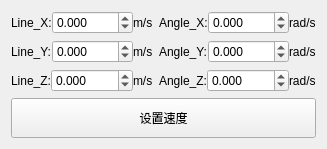
       <widget class="QWidget" name="tab">
        <attribute name="title">
         <string>速度控制</string>
        </attribute>
        <layout class="QVBoxLayout" name="verticalLayout_7">
         <item>
          <layout class="QHBoxLayout" name="horizontalLayout_9" stretch="1,1">
           <item>
            <layout class="QVBoxLayout" name="verticalLayout_4">
             <item>
              <layout class="QHBoxLayout" name="horizontalLayout_2">
               <property name="spacing">
                <number>0</number>
               </property>
               <item>
                <widget class="QLabel" name="label">
                 <property name="sizePolicy">
                  <sizepolicy hsizetype="Maximum" vsizetype="Preferred">
                   <horstretch>0</horstretch>
                   <verstretch>0</verstretch>
                  </sizepolicy>
                 </property>
                 <property name="text">
                  <string>Line_X:</string>
                 </property>
                </widget>
               </item>
               <item>
                <widget class="QDoubleSpinBox" name="doubleSpinBox_lineX_spd">
                 <property name="sizePolicy">
                  <sizepolicy hsizetype="Preferred" vsizetype="Preferred">
                   <horstretch>0</horstretch>
                   <verstretch>0</verstretch>
                  </sizepolicy>
                 </property>
                 <property name="decimals">
                  <number>3</number>
                 </property>
                 <property name="minimum">
                  <double>-9999.000000000000000</double>
                 </property>
                 <property name="maximum">
                  <double>9999.000000000000000</double>
                 </property>
                </widget>
               </item>
               <item>
                <widget class="QLabel" name="label_7">
                 <property name="sizePolicy">
                  <sizepolicy hsizetype="Maximum" vsizetype="Preferred">
                   <horstretch>0</horstretch>
                   <verstretch>0</verstretch>
                  </sizepolicy>
                 </property>
                 <property name="text">
                  <string>m/s</string>
                 </property>
                </widget>
               </item>
              </layout>
             </item>
             <item>
              <layout class="QHBoxLayout" name="horizontalLayout_3">
               <property name="spacing">
                <number>0</number>
               </property>
               <item>
                <widget class="QLabel" name="label_2">
                 <property name="sizePolicy">
                  <sizepolicy hsizetype="Maximum" vsizetype="Preferred">
                   <horstretch>0</horstretch>
                   <verstretch>0</verstretch>
                  </sizepolicy>
                 </property>
                 <property name="text">
                  <string>Line_Y:</string>
                 </property>
                </widget>
               </item>
               <item>
                <widget class="QDoubleSpinBox" name="doubleSpinBox_lineY_spd">
                 <property name="sizePolicy">
                  <sizepolicy hsizetype="Preferred" vsizetype="Preferred">
                   <horstretch>0</horstretch>
                   <verstretch>0</verstretch>
                  </sizepolicy>
                 </property>
                 <property name="decimals">
                  <number>3</number>
                 </property>
                 <property name="minimum">
                  <double>-9999.000000000000000</double>
                 </property>
                 <property name="maximum">
                  <double>9999.000000000000000</double>
                 </property>
                </widget>
               </item>
               <item>
                <widget class="QLabel" name="label_8">
                 <property name="sizePolicy">
                  <sizepolicy hsizetype="Maximum" vsizetype="Preferred">
                   <horstretch>0</horstretch>
                   <verstretch>0</verstretch>
                  </sizepolicy>
                 </property>
                 <property name="text">
                  <string>m/s</string>
                 </property>
                </widget>
               </item>
              </layout>
             </item>
             <item>
              <layout class="QHBoxLayout" name="horizontalLayout_4">
               <property name="spacing">
                <number>0</number>
               </property>
               <item>
                <widget class="QLabel" name="label_3">
                 <property name="sizePolicy">
                  <sizepolicy hsizetype="Maximum" vsizetype="Preferred">
                   <horstretch>0</horstretch>
                   <verstretch>0</verstretch>
                  </sizepolicy>
                 </property>
                 <property name="text">
                  <string>Line_Z:</string>
                 </property>
                </widget>
               </item>
               <item>
                <widget class="QDoubleSpinBox" name="doubleSpinBox_lineZ_spd">
                 <property name="sizePolicy">
                  <sizepolicy hsizetype="Preferred" vsizetype="Preferred">
                   <horstretch>0</horstretch>
                   <verstretch>0</verstretch>
                  </sizepolicy>
                 </property>
                 <property name="decimals">
                  <number>3</number>
                 </property>
                 <property name="minimum">
                  <double>-9999.000000000000000</double>
                 </property>
                 <property name="maximum">
                  <double>9999.000000000000000</double>
                 </property>
                </widget>
               </item>
               <item>
                <widget class="QLabel" name="label_9">
                 <property name="sizePolicy">
                  <sizepolicy hsizetype="Maximum" vsizetype="Preferred">
                   <horstretch>0</horstretch>
                   <verstretch>0</verstretch>
                  </sizepolicy>
                 </property>
                 <property name="text">
                  <string>m/s</string>
                 </property>
                </widget>
               </item>
              </layout>
             </item>
            </layout>
           </item>
           <item>
            <layout class="QVBoxLayout" name="verticalLayout_6">
             <item>
              <layout class="QHBoxLayout" name="horizontalLayout_5">
               <property name="spacing">
                <number>0</number>
               </property>
               <item>
                <widget class="QLabel" name="label_4">
                 <property name="sizePolicy">
                  <sizepolicy hsizetype="Maximum" vsizetype="Preferred">
                   <horstretch>0</horstretch>
                   <verstretch>0</verstretch>
                  </sizepolicy>
                 </property>
                 <property name="text">
                  <string>Angle_X:</string>
                 </property>
                </widget>
               </item>
               <item>
                <widget class="QDoubleSpinBox" name="doubleSpinBox_angleX_spd">
                 <property name="sizePolicy">
                  <sizepolicy hsizetype="Preferred" vsizetype="Preferred">
                   <horstretch>0</horstretch>
                   <verstretch>0</verstretch>
                  </sizepolicy>
                 </property>
                 <property name="decimals">
                  <number>3</number>
                 </property>
                 <property name="minimum">
                  <double>-9999.000000000000000</double>
                 </property>
                 <property name="maximum">
                  <double>9999.000000000000000</double>
                 </property>
                </widget>
               </item>
               <item>
                <widget class="QLabel" name="label_10">
                 <property name="sizePolicy">
                  <sizepolicy hsizetype="Maximum" vsizetype="Preferred">
                   <horstretch>0</horstretch>
                   <verstretch>0</verstretch>
                  </sizepolicy>
                 </property>
                 <property name="text">
                  <string>rad/s</string>
                 </property>
                </widget>
               </item>
              </layout>
             </item>
             <item>
              <layout class="QHBoxLayout" name="horizontalLayout_6">
               <property name="spacing">
                <number>0</number>
               </property>
               <item>
                <widget class="QLabel" name="label_5">
                 <property name="sizePolicy">
                  <sizepolicy hsizetype="Maximum" vsizetype="Preferred">
                   <horstretch>0</horstretch>
                   <verstretch>0</verstretch>
                  </sizepolicy>
                 </property>
                 <property name="text">
                  <string>Angle_Y:</string>
                 </property>
                </widget>
               </item>
               <item>
                <widget class="QDoubleSpinBox" name="doubleSpinBox_angleY_spd">
                 <property name="sizePolicy">
                  <sizepolicy hsizetype="Preferred" vsizetype="Preferred">
                   <horstretch>0</horstretch>
                   <verstretch>0</verstretch>
                  </sizepolicy>
                 </property>
                 <property name="decimals">
                  <number>3</number>
                 </property>
                 <property name="minimum">
                  <double>-9999.000000000000000</double>
                 </property>
                 <property name="maximum">
                  <double>9999.000000000000000</double>
                 </property>
                </widget>
               </item>
               <item>
                <widget class="QLabel" name="label_11">
                 <property name="sizePolicy">
                  <sizepolicy hsizetype="Maximum" vsizetype="Preferred">
                   <horstretch>0</horstretch>
                   <verstretch>0</verstretch>
                  </sizepolicy>
                 </property>
                 <property name="text">
                  <string>rad/s</string>
                 </property>
                </widget>
               </item>
              </layout>
             </item>
             <item>
              <layout class="QHBoxLayout" name="horizontalLayout_7">
               <property name="spacing">
                <number>0</number>
               </property>
               <item>
                <widget class="QLabel" name="label_6">
                 <property name="sizePolicy">
                  <sizepolicy hsizetype="Maximum" vsizetype="Preferred">
                   <horstretch>0</horstretch>
                   <verstretch>0</verstretch>
                  </sizepolicy>
                 </property>
                 <property name="text">
                  <string>Angle_Z:</string>
                 </property>
                </widget>
               </item>
               <item>
                <widget class="QDoubleSpinBox" name="doubleSpinBox_angleZ_spd">
                 <property name="sizePolicy">
                  <sizepolicy hsizetype="Preferred" vsizetype="Preferred">
                   <horstretch>0</horstretch>
                   <verstretch>0</verstretch>
                  </sizepolicy>
                 </property>
                 <property name="decimals">
                  <number>3</number>
                 </property>
                 <property name="minimum">
                  <double>-9999.000000000000000</double>
                 </property>
                 <property name="maximum">
                  <double>9999.000000000000000</double>
                 </property>
                </widget>
               </item>
               <item>
                <widget class="QLabel" name="label_12">
                 <property name="sizePolicy">
                  <sizepolicy hsizetype="Maximum" vsizetype="Preferred">
                   <horstretch>0</horstretch>
                   <verstretch>0</verstretch>
                  </sizepolicy>
                 </property>
                 <property name="text">
                  <string>rad/s</string>
                 </property>
                </widget>
               </item>
              </layout>
             </item>
            </layout>
           </item>
          </layout>
         </item>
         <item>
          <widget class="QPushButton" name="pushButton_set_speed">
           <property name="sizePolicy">
            <sizepolicy hsizetype="Minimum" vsizetype="Preferred">
             <horstretch>0</horstretch>
             <verstretch>0</verstretch>
            </sizepolicy>
           </property>
           <property name="minimumSize">
            <size>
             <width>0</width>
             <height>40</height>
            </size>
           </property>
           <property name="text">
            <string>设置速度</string>
           </property>
          </widget>
         </item>
        </layout>
       </widget>
